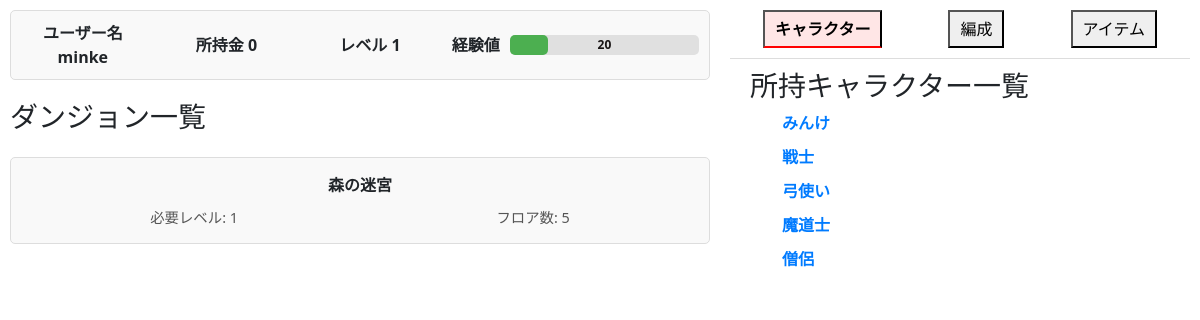
Page /game-main.php (signed in) on the earlier database version.
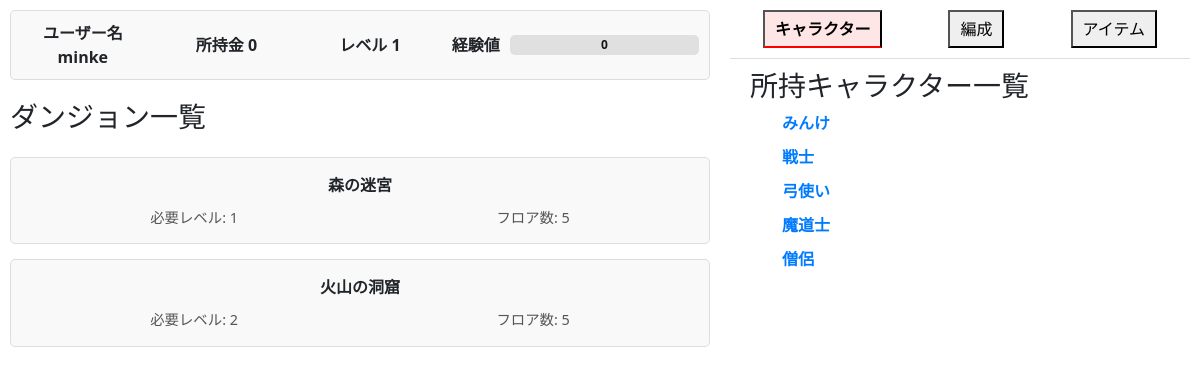
Same page on the later database version.
### tables this page shows
CREATE TABLE `users` (
  `id` int(11) NOT NULL AUTO_INCREMENT,
  `username` varchar(50) NOT NULL,
  `password` varchar(255) NOT NULL,
  `gold` int(11) NOT NULL DEFAULT 0,
  `level` int(11) NOT NULL DEFAULT 1,
  `xp` int(11) NOT NULL DEFAULT 0,
  `last_save` timestamp NOT NULL DEFAULT current_timestamp(),
  PRIMARY KEY (`id`)
);

CREATE TABLE `dungeons` (
  `id` int(11) NOT NULL AUTO_INCREMENT,
  `name` varchar(255) NOT NULL,
  `required_level` int(11) NOT NULL,
  `floor` int(11) NOT NULL,
  `max_enemies` int(11) DEFAULT NULL,
  `reward_xp` int(11) NOT NULL,
  `created_at` datetime DEFAULT current_timestamp(),
  `updated_at` datetime DEFAULT current_timestamp() ON UPDATE current_timestamp(),
  PRIMARY KEY (`id`)
);

CREATE TABLE `characters_inventory` (
  `id` int(11) NOT NULL AUTO_INCREMENT,
  `user_id` int(11) NOT NULL,
  `character_id` int(11) NOT NULL,
  `name` varchar(100) NOT NULL,
  `level` int(11) DEFAULT 1,
  `hp` int(11) DEFAULT 100,
  `xp` int(11) DEFAULT 0,
  `attack` int(11) DEFAULT 5,
  `updated_at` timestamp NOT NULL DEFAULT current_timestamp() ON UPDATE current_timestamp(),
  PRIMARY KEY (`id`),
  KEY `fk_character_inventory_user` (`user_id`),
  KEY `fk_character_inventory_character` (`character_id`),
  CONSTRAINT `fk_character_inventory_character` FOREIGN KEY (`character_id`) REFERENCES `characters` (`character_id`),
  CONSTRAINT `fk_character_inventory_user` FOREIGN KEY (`user_id`) REFERENCES `users` (`id`)
);

### User.php (called while the page is built, shortened)
<?php
class User {
    private $pdo;
    private $id;
    public $username;
    public $gold;
    public $level;
    public $xp;
    public function __construct($pdo, $id) {
        $this->pdo = $pdo;
        $this->id = $id;
        $this->loadUser();
    }
    private function loadUser() {
        $stmt = $this->pdo->prepare("SELECT username, gold, level, xp FROM users WHERE id = :id");
        $stmt->bindParam(':id', $this->id, PDO::PARAM_INT);
        if (!$stmt->execute()) {
            throw new Exception("クエリの実行に失敗しました: " . implode(", ", $stmt->errorInfo()));
        }
        if ($stmt->rowCount() === 1) {
            $user = $stmt->fetch(PDO::FETCH_ASSOC);
            $this->username = $user['username'];
            $this->gold = $user['gold'];
            $this->level = $user['level'];
            $this->xp = $user['xp'];
        } else {
            throw new Exception("ユーザーが見つかりません");
        }
    }
    public function getUsername() {
        return $this->username;
    }
    public function getGold() {
        return $this->gold;
    }
    public function getLevel() {
        return $this->level;
    }
    public function getXp() {
        return $this->xp;
    }
}

### Dungeon.php (called while the page is built)
<?php
class Dungeon {
    private $pdo;
    public function __construct($pdo) {
        $this->pdo = $pdo;
    }
    public function getActiveDungeonsByUser($userId) {
        $stmt = $this->pdo->prepare("
            SELECT d.*
            FROM dungeons d
            INNER JOIN progress_dungeons pd ON d.id = pd.dungeon_id
            WHERE pd.user_id = :user_id AND pd.is_active = 1
            ORDER BY d.id ASC
        ");
        $stmt->bindParam(':user_id', $userId, PDO::PARAM_INT);
        $stmt->execute();
        return $stmt->fetchAll(PDO::FETCH_ASSOC);
    }
}

### Character.php (called while the page is built, shortened)
<?php
class Character {
    private $pdo;
    private $userId;
    public $characters;
    public function __construct($pdo, $userId) {
        $this->pdo = $pdo;
        $this->userId = $userId;
        $this->loadCharacters();
    }
    private function loadCharacters() {
        $sql = "SELECT id, name, level, hp, attack, xp, updated_at
                FROM characters_inventory
                WHERE user_id = :user_id";
        $stmt = $this->pdo->prepare($sql);
        $stmt->execute(['user_id' => $this->userId]);
        $this->characters = $stmt->fetchAll(PDO::FETCH_ASSOC);
    }
    public function getCharacters() {
        return $this->characters;
    }
}
?>

### game-main.php (the view, shortened to what this page needs)
<?php
require_once 'db.php';
require_once 'User.php';
require_once 'Character.php';
require_once 'Dungeon.php';
$userId = $_SESSION['user_id'];
try {
  $db = new Database();
  $pdo = $db->getConnection();
  $user = new User($pdo, $userId);
  $character = new Character($pdo, $userId);
  $characters = $character->getCharacters();
  $dungeon = new Dungeon($pdo);
  $activeDungeons = $dungeon->getActiveDungeonsByUser($userId);
} catch (Exception $e) {
  die("エラー: " . $e->getMessage());
}
$currentSection = isset($_SESSION['section']) ? $_SESSION['section'] : 'characters';
?>
<head>
  <link rel="stylesheet" type="text/css" href="style.css">
  <link rel="stylesheet" href="https://cdn.jsdelivr.net/npm/bootstrap@5.3.0-alpha1/dist/css/bootstrap.min.css">
</head>
<div class="content-wrapper">
  <div class="left-panel">
    <div class="user-info" style="padding: 10px; border: 1px solid #ddd; border-radius: 5px; background-color: #f9f9f9; display: flex; justify-content: space-between; align-items: center;">
      <div style="flex: 1; text-align: center; font-weight: bold;">ユーザー名 <?= htmlspecialchars($user->getUsername(), ENT_QUOTES, 'UTF-8') ?></div>
      <div style="flex: 1; text-align: center; font-weight: bold;">所持金 <?= number_format($user->getGold()) ?></div>
      <div style="flex: 1; text-align: center; font-weight: bold;">レベル <?= $user->getLevel() ?></div>
      <div style="flex: 2; display: flex; align-items: center; gap: 10px;">
        <span style="font-weight: bold; white-space: nowrap;">経験値</span>
        <div class="progress-bar-container" style="flex-grow: 1;">
          <div class="progress-bar" style="width: <?= min(100, ($user->getXp() % 100)) ?>%;" style="width: <?= ($user->getXp() % 100) ?>%;"></div>
          <div class="progress-bar-text">
            <?= $user->getXp() ?>
          </div>
        </div>
      </div>
    </div>
    <div class="dungeons-container">
      <div class="dungeon-list">
        <h3>ダンジョン一覧</h3>
        <?php foreach ($activeDungeons as $d): ?>
            <div id="dungeon-<?= $d['id'] ?>" class="dungeon-box" onclick="selectDungeon(<?= $d['id'] ?>)">
                <div class="dungeon-header">
                  <?= htmlspecialchars($d['name'], ENT_QUOTES, 'UTF-8') ?>
                </div>
                <div class="dungeon-info">
                    <span>必要レベル: <?= $d['required_level'] ?></span>
                    <span>フロア数: <?= $d['floor'] ?></span>
                </div>
            </div>
        <?php endforeach; ?>
      </div>
    </div>
  </div>
  <div class="right-panel">
    <div class="nav-bar">
      <button onclick="showSection('characters')" style="padding: 5px 10px;">キャラクター</button>
      <button onclick="showSection('parties')" style="padding: 5px 10px;">編成</button>
      <button onclick="showSection('items')" style="padding: 5px 10px;">アイテム</button>
    </div>
    <div id="content">
      <div id="characters" class="<?= $currentSection === 'characters' ? '' : 'hidden' ?>">
          <h3>所持キャラクター一覧</h3>
          <ul>
              <?php foreach ($characters as $character): ?>
                  <li>
                      <strong class="character-name" onclick="toggleCharacterDetails(<?= intval($character['id']) ?>)">
                          <?= htmlspecialchars($character['name'], ENT_QUOTES, 'UTF-8') ?>
                      </strong>
                  </li>
              <?php endforeach; ?>
          </ul>
      </div>
    </div>
  </div>
</div>

### style.css (style rules this page uses)
.content-wrapper { display: flex; width: 100%; height: 100vh; position: relative; }
.left-panel { display: flex; flex-direction: column; flex: 1; height: 100%; padding: 10px; box-sizing: border-box; justify-content: flex-start; gap: 10px; }
.user-info { display: flex; justify-content: space-between; align-items: center; gap: 20px; }
.user-info > div { flex: 1; text-align: center; }
.progress-bar-container { width: 100%; background-color: #e0e0e0; border-radius: 5px; position: relative; height: 20px; }
.progress-bar-text { position: absolute; top: 50%; left: 50%; transform: translate(-50%, -50%); color: rgb(24, 20, 20); font-weight: bold; font-size: 12px; }
.dungeon-list { display: flex; flex-direction: column; gap: 15px; margin-top: 10px; }
.dungeon-box { display: flex; flex-direction: column; padding: 15px; border: 1px solid #ddd; border-radius: 5px; background-color: #f9f9f9; cursor: pointer; transition: background-color 0.3s, border-color 0.3s; }
.dungeon-header { font-weight: bold; margin-bottom: 10px; text-align: center; }
.dungeon-info { display: flex; justify-content: space-around; gap: 10px; }
.dungeon-info span { font-size: 0.9rem; color: #555; }
.right-panel { display: flex; flex-direction: column; width: 40%; height: 100%; padding: 10px; box-sizing: border-box; }
.nav-bar { display: flex; justify-content: space-around; margin-bottom: 10px; border-bottom: 1px solid #ddd; padding-bottom: 10px; }
#content { flex: 1; overflow-y: auto; margin: 0 20px; }
#characters, #items { padding: 0; list-style: none; margin-bottom: 10px; }
#characters li, #items li { margin-bottom: 10px; list-style-type: none; }
.nav-bar button.active { font-weight: bold; border-bottom: 2px solid red; background-color: #ffe6e6; }
.character-name { cursor: pointer; color: #007bff; }
.progress-bar { height: 100%; background-color: #4caf50 !important; border-radius: 5px; transition: width 0.3s ease; }

Differences in the rows shown:
changed users "minke": xp "20" → "0"
now on this page (row unchanged): dungeons: name "火山の洞窟", required_level "2", floor "5"
